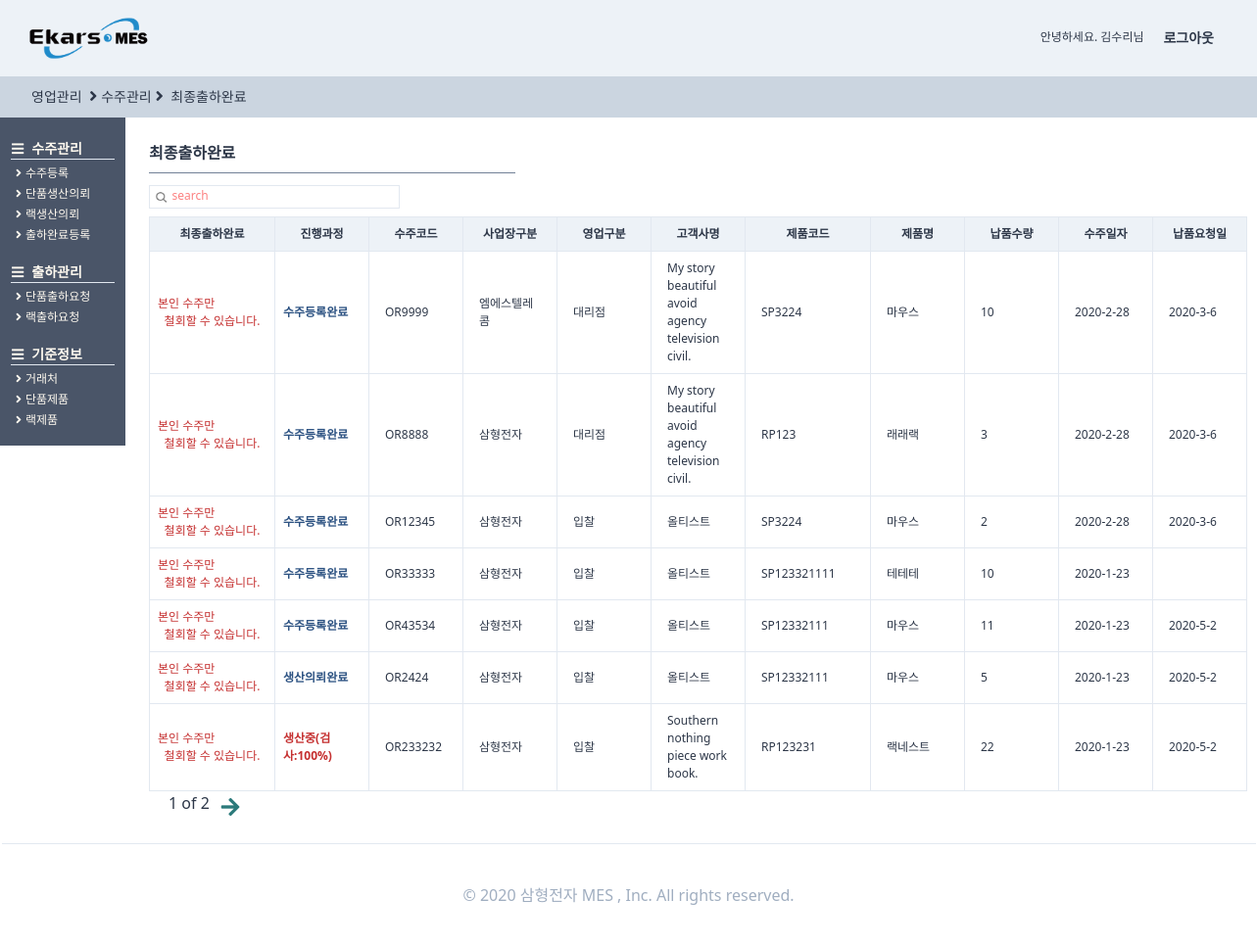
/orders/endorderlist/ (signed in), run on an earlier commit of the app's database.
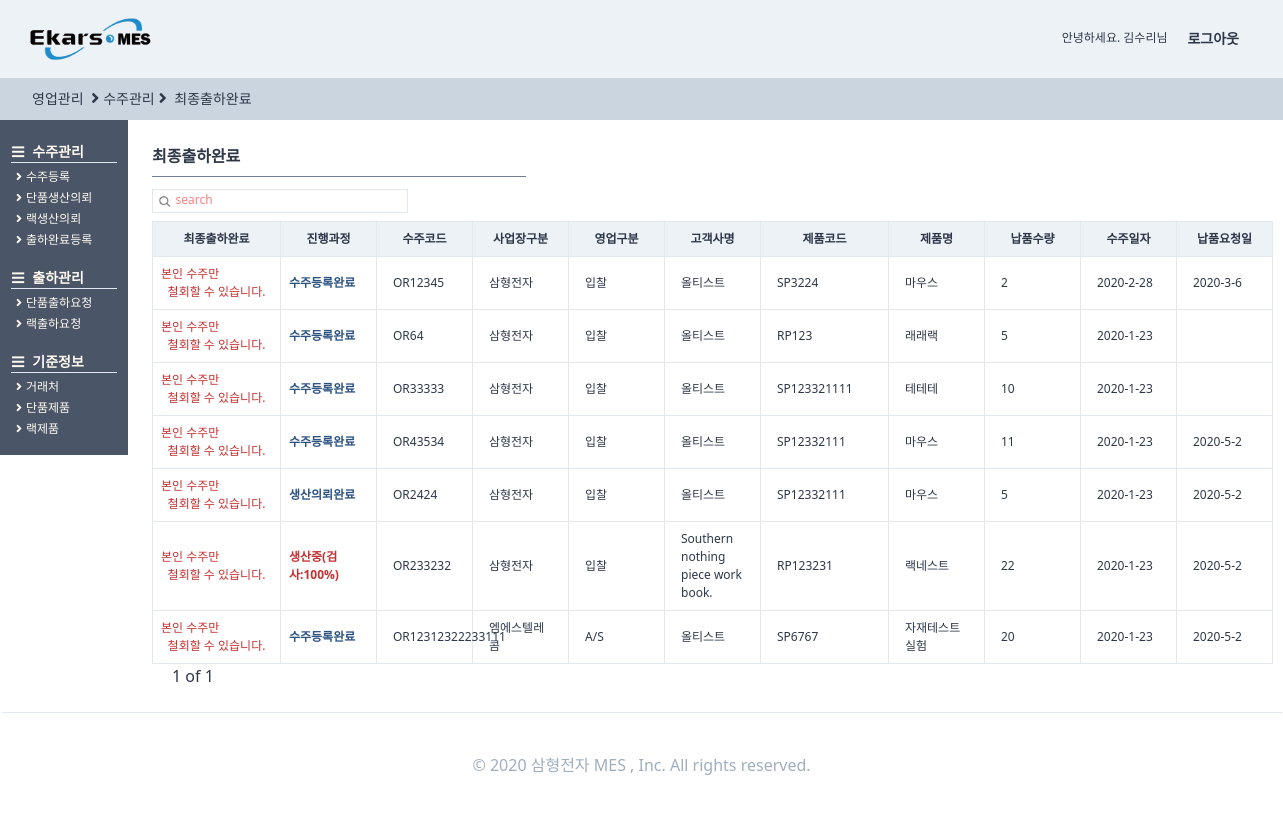
And on a later commit of the database.
### orders/models.py (models this page shows, shortened)
class OrderRegister(TimeStampedModel):
    입찰 = "입찰"
    대리점 = "대리점"
    AS = "A/S"
    내부계획 = "내부계획"
    영업구분_CHOICES = ((입찰, "입찰"), (대리점, "대리점"), (AS, "A/S"), (내부계획, "내부계획"))
    삼형전자 = "삼형전자"
    엠에스텔레콤 = "엠에스텔레콤"
    사업장구분_CHOICES = (
        (삼형전자, "삼형전자"),
        (엠에스텔레콤, "엠에스텔레콤"),
    )
    출하완료 = "출하완료"
    출하미완료 = "출하미완료"
    출하구분_CHOICES = (
        (출하완료, "출하완료"),
        (출하미완료, "출하미완료"),
    )
    단품 = "단품"
    랙 = "랙"
    제품구분_CHOICES = (
        (단품, "단품"),
        (랙, "랙"),
    )
    랙생산의뢰 = models.ForeignKey(
        "self", related_name="단품생산의뢰", on_delete=models.SET_NULL, null=True, blank=True
    )
    작성자 = models.ForeignKey(
        users_models.User,
        related_name="수주등록",
        on_delete=models.SET_NULL,
        null=True,
        blank=True,
    )
    수주코드 = models.CharField(max_length=50)
    영업구분 = models.CharField(choices=영업구분_CHOICES, max_length=10, blank=True, default=입찰)
    제품구분 = models.CharField(choices=제품구분_CHOICES, max_length=10, blank=True, default=단품)
    사업장구분 = models.CharField(
        choices=사업장구분_CHOICES, max_length=10, blank=True, default=삼형전자
    )
    수주일자 = models.DateField(auto_now=False, auto_now_add=False)
    고객사명 = models.ForeignKey(
        SI_models.CustomerPartner,
        related_name="수주등록",
        on_delete=models.SET_NULL,
        null=True,
        blank=True,
    )
    현장명 = models.CharField(max_length=50)
    납품요청일 = models.DateField(auto_now=False, auto_now_add=False, blank=True, null=True)
    납품수량 = models.IntegerField()
    특이사항 = models.TextField(blank=True)
    단품모델 = models.ForeignKey(
        SI_models.SingleProduct,
        related_name="수주등록",
        on_delete=models.SET_NULL,
        null=True,
        blank=True,
    )
    랙모델 = models.ForeignKey(
        SI_models.RackProduct,
        related_name="수주등록",
        on_delete=models.SET_NULL,
        null=True,
        blank=True,
    )
    출하구분 = models.CharField(
        choices=출하구분_CHOICES, max_length=10, blank=True, default=출하미완료
    )
    class Meta:
        verbose_name = "수주등록"
        verbose_name_plural = "수주등록"
    def process(self):
        try:
            pro = self.생산요청
            try:
                cess = self.생산요청.생산계획.현재공정
                pro = self.생산요청.생산계획.현재공정달성율
                try:
                    pro = self.생산요청.생산계획.작업지시서.작업지시서등록.최종검사
                    try:
                        pro = self.생산요청.생산계획.작업지시서.작업지시서등록.최종검사.최종검사등록
                        return "최종검사완료"
                    except:
                        return "최종검사의뢰완료"
                except:
                    return f"생산중({cess}:{pro})"
            except:
                return "생산의뢰완료"
        except:
            return "수주등록완료"

### StandardInformation/models.py (models this page shows, shortened)
class CustomerPartner(TimeStampedModel):
    고객 = "고객"
    대리점 = "대리점"
    공급처 = "공급처"
    거래처_CHOICES = (
        (고객, "고객"),
        (대리점, "대리점"),
        (공급처, "공급처"),
    )
    고객작성자 = models.ForeignKey(
        "users.User", related_name="고객거래처작성자", on_delete=models.SET_NULL, null=True
    )
    작성일 = models.DateField(auto_now=True, auto_now_add=False)
    거래처구분 = models.CharField(choices=거래처_CHOICES, max_length=4, default=공급처)
    거래처코드 = models.CharField(max_length=50, null=True)
    거래처명 = models.CharField(max_length=70, null=True)
    사업자등록번호 = models.CharField(max_length=50, null=True)
    고객담당자 = models.ForeignKey(
        "users.User", related_name="고객거래처담당자", on_delete=models.SET_NULL, null=True
    )
    연락처 = models.CharField(max_length=50, blank=True)
    이메일 = models.EmailField(max_length=254)
    사업장주소 = models.CharField(max_length=70, blank=True, null=True)
    사업자등록증첨부 = models.FileField(blank=True, null=True)
    특이사항 = models.TextField(blank=True, null=True)
    사용여부 = models.BooleanField(default=False)
    class Meta:
        verbose_name = "고객"
        verbose_name_plural = "고객"
    def __str__(self):
        return self.거래처명

class SingleProduct(TimeStampedModel):
    작성자 = models.ForeignKey(
        "users.User", related_name="단품제품작성자", on_delete=models.SET_NULL, null=True
    )
    작성일 = models.DateField(auto_now=True, auto_now_add=False)
    모델코드 = models.CharField(max_length=80, blank=True)
    모델명 = models.CharField(max_length=30, blank=True)
    규격 = models.CharField(max_length=80, blank=True)
    단위 = models.CharField(max_length=10, blank=True)
    단가 = models.IntegerField(null=True)
    class Meta:
        verbose_name = "단품제품"
        verbose_name_plural = "단품제품"

class RackProduct(TimeStampedModel):
    작성자 = models.ForeignKey(
        "users.User", related_name="랙제품작성자", on_delete=models.SET_NULL, null=True
    )
    작성일 = models.DateField(auto_now=True, auto_now_add=False)
    랙시리얼코드 = models.CharField(max_length=40, blank=True)
    랙모델명 = models.CharField(max_length=60, blank=True)
    규격 = models.CharField(max_length=30, blank=True)
    단위 = models.CharField(max_length=30, blank=True)
    단가 = models.IntegerField(null=True)
    class Meta:
        verbose_name = "랙제품"
        verbose_name_plural = "랙제품"

### producemanages/models.py (models this page shows, shortened)
class ProduceRegister(TimeStampedModel):
    예비작업 = "예비작업"
    조립 = "조립"
    검사 = "검사"
    현재공정_CHOICES = (
        (예비작업, "예비작업"),
        (조립, "조립"),
        (검사, "검사"),
    )
    사영 = "0%"
    사일 = "25%"
    사이 = "50%"
    사삼 = "75%"
    사사 = "100%"
    현재공정달성율_CHOICES = (
        (사영, "0%"),
        (사일, "25%"),
        (사이, "50%"),
        (사삼, "75%"),
        (사사, "100%"),
    )
    작성자 = models.ForeignKey(
        users_models.User,
        related_name="생산계획등록",
        on_delete=models.SET_NULL,
        null=True,
        blank=True,
    )
    생산계획등록코드 = models.CharField(max_length=50)
    생산의뢰 = models.OneToOneField(
        orders_models.OrderProduce,
        related_name="생산계획",
        on_delete=models.SET_NULL,
        null=True,
    )
    현재공정 = models.CharField(
        choices=현재공정_CHOICES, max_length=10, null=True, default=예비작업
    )
    현재공정달성율 = models.CharField(
        choices=현재공정달성율_CHOICES, max_length=10, null=True, default=사영
    )
    계획생산량 = models.IntegerField(null=True)
    일일생산량 = models.IntegerField(null=True)
    누적생산량 = models.IntegerField(null=True, blank=True)
    특이사항 = models.CharField(max_length=100, null=True, blank=True)
    class Meta:
        verbose_name = "생산계획등록"
        verbose_name_plural = "생산계획등록"
    def successrate(self):
        if self.누적생산량 is None:
            return f"0%"
        else:
            rate = (self.누적생산량 / self.계획생산량) * 100
            rate = round(rate, 2)
            return f"{rate}%"
    successrate.short_description = "계획 생산량 달성율"

### orders/views.py (the view, shortened to what this page needs)
# urls.py: path("endorderlist/", views.endorderlist, name="endorderlist"),
def endorderlist(request):
    user = request.user
    search = request.GET.get("search")
    if search is None:
        order = models.OrderRegister.objects.filter(출하구분="출하완료").order_by("-created")
        s_bool = False
    pagediv = 7
    totalpage = int(math.ceil(len(order) / pagediv))
    paginator = Paginator(order, pagediv, orphans=0)
    page = request.GET.get("page", "1")
    order = paginator.get_page(page)
    nextpage = int(page) + 1
    previouspage = int(page) - 1
    notsamebool = True
    nonpage = False
    if totalpage == 0:
        nonpage = True
    if int(page) == totalpage:
        notsamebool = False
    if (search is None) or (search == ""):
        search = "search"
    return render(
        request,
        "orders/endorderlist.html",
        {
            "order": order,
            "search": search,
            "page": page,
            "totalpage": totalpage,
            "notsamebool": notsamebool,
            "nextpage": nextpage,
            "previouspage": previouspage,
            "s_bool": s_bool,
            "nonpage": nonpage,
            "최종검사완료": "최종검사완료",
            "최종검사의뢰완료": "최종검사의뢰완료",
            "수주등록완료": "수주등록완료",
            "생산의뢰완료": "생산의뢰완료",
            "user": user,
        },
    )

### users/models.py (called while the page is built)
    def __str__(self):
        return self.first_name

### templates/orders/endorderlist.html (shortened to what the changed rows need)
{%extends "orders/ordershome.html"%}
{%load static%}
{%block main_contens%}
<div class="w-11/12 h-full ml-32 -mt-6 font-normal pt-12 flex flex-row">
    <div class="flex flex-col p-6 w-full ">
        <div class="flex ">
            <div class="flew flex-col">
                <table class="table-fixed font-light text-xs w-full">
                    <thead>
                        <tr>
                            <th class="border bg-gray-200 px-2 py-2 w-32">최종출하완료</th>
                            <th class="border bg-gray-200 px-2 py-2 w-24">진행과정</th>
                            <th class="border bg-gray-200 px-4 py-2 w-24">수주코드</th>
                            <th class="border bg-gray-200 px-4 py-2 w-24">사업장구분</th>
                            <th class="border bg-gray-200 px-4 py-2 w-24">영업구분</th>
                            <th class="border bg-gray-200 px-4 py-2 w-24">고객사명</th>
                            <th class="border bg-gray-200 px-4 py-2 w-32">제품코드</th>
                            <th class="border bg-gray-200 px-4 py-2 w-24">제품명</th>
                            <th class="border bg-gray-200 px-4 py-2 w-24">납품수량</th>
                            <th class="border bg-gray-200 px-4 py-2 w-24">수주일자</th>
                            <th class="border bg-gray-200 px-4 py-2 w-24">납품요청일</th>
                        </tr>
                    </thead>
                    <tbody>
                        {%for list in order%}
                        <tr>
                            <td class="border px-2 py-2 font-bold
                            text-blue-800 justify-center">
                                {%if user == list.작성자%}
                                <a href="{%url "orders:endorderforin" list.pk %}">
                                    <div class="btn-link bg-red-700 hover:bg-red-800 hover:font-bold mt-1 mb-0 ml-3">
                                        출하 철회
                                    </div>
                                </a>
                                {%else%}
                                <span class="text-red-700 text-xs font-light text-center">본인 수주만 <div>철회할 수 있습니다.</div>
                                </span>
                                {%endif%}
                            </td>
                            <td class="border px-2 py-2 font-bold
                                    {%if list.process == 수주등록완료%}
                                    text-blue-800
                                    {%endif%}
                                    {%if list.process == 생산의뢰완료%}
                                    text-blue-800
                                    {%endif%}
                                    text-red-700 ">
                                {{list.process}}</td>
                            <td class="border px-4 py-2  hover:text-blue-700 hover:font-bold "><a
                                    href="{%url "orders:orderdetail" list.pk %}">
                                    {{list.수주코드}}</a></td>
                            <td class="border px-4 py-2">{{list.사업장구분}}</td>
                            <td class="border px-4 py-2">{{list.영업구분}}</td>
                            <td class="border px-4 py-2">{{list.고객사명}}</td>
                            {%if list.제품구분 == "단품"%}
                            <td class="border px-4 py-2">{{list.단품모델.모델코드}}</td>
                            <td class="border px-4 py-2">{{list.단품모델.모델명}}</td>
                            {%else%}
                            <td class="border px-4 py-2">{{list.랙모델.랙시리얼코드}}</td>
                            <td class="border px-4 py-2">{{list.랙모델.랙모델명}}</td>
                            {%endif%}
                            <td class="border px-4 py-2">{{list.납품수량}}</td>
                            <td class="border px-4 py-2">
                                {{list.수주일자.year}}-{{list.수주일자.month}}-{{list.수주일자.day}}</td>
                            <td class="border px-4 py-2">
                                {%if list.납품요청일 is None%}
                                {%else%}
                                {{list.납품요청일.year}}-{{list.납품요청일.month}}-{{list.납품요청일.day}}{%endif%}</td>
                        </tr>
                        {%endfor%}
                    </tbody>
                </table>
                {%if nonpage%}
                {%else%}
                <div class="flex ml-2">
                    <span class="mx-3 font-medium  text-base">{{page}} of
                        {{totalpage}}</span>
                    {% if notsamebool %}
                    {%if s_bool%}
                    <a href="?search={{search}}&page={{nextpage}}" class="text-teal-700"><i
                            class="fas fa-arrow-right fa-lg mt-2"></i></a>
                    {%else%}
                    <a href="?page={{nextpage}}" class="text-teal-700"><i class="fas fa-arrow-right fa-lg mt-2"></i></a>
                    {% endif %}{% endif %}
                </div>
                {%endif%}
            </div>
        </div>
    </div>
</div>
</div>
{%endblock main_contens %}

What changed in the data, as far as the page shows it:
no longer on this page (row edited): OrderRegister: shows "본인 수주만", process "수주등록완료", 수주코드 "OR9999", 사업장구분 "엠에스텔레콤", 영업구분 "대리점", 고객사명 "My story beautiful avoid agency television civil.", 단품모델.모델코드 "SP3224", 단품모델.모델명 "마우스", 납품수량 "10", 수주일자.year "2020", 수주일자.month "2", 수주일자.day "28", 납품요청일.year "2020", 납품요청일.month "3", 납품요청일.day "6"
no longer on this page (row edited): OrderRegister: shows "본인 수주만", process "수주등록완료", 수주코드 "OR8888", 사업장구분 "삼형전자", 영업구분 "대리점", 고객사명 "My story beautiful avoid agency television civil.", 랙모델.랙시리얼코드 "RP123", 랙모델.랙모델명 "래래랙", 납품수량 "3", 수주일자.year "2020", 수주일자.month "2", 수주일자.day "28", 납품요청일.year "2020", 납품요청일.month "3", 납품요청일.day "6"
now on this page (row edited): OrderRegister: shows "본인 수주만", process "수주등록완료", 수주코드 "OR64", 사업장구분 "삼형전자", 영업구분 "입찰", 고객사명 "올티스트", 랙모델.랙시리얼코드 "RP123", 랙모델.랙모델명 "래래랙", 납품수량 "5", 수주일자.year "2020", 수주일자.month "1", 수주일자.day "23"
now on this page (row unchanged): OrderRegister: shows "본인 수주만", process "수주등록완료", 수주코드 "OR12312322233111", 사업장구분 "엠에스텔레콤", 영업구분 "A/S", 고객사명 "올티스트", 단품모델.모델코드 "SP6767", 단품모델.모델명 "자재테스트실험", 납품수량 "20", 수주일자.year "2020", 수주일자.month "1", 수주일자.day "23", 납품요청일.year "2020", 납품요청일.month "5", 납품요청일.day "2"
Also different on the page:
{{ totalpage }}: "2" → "1"
